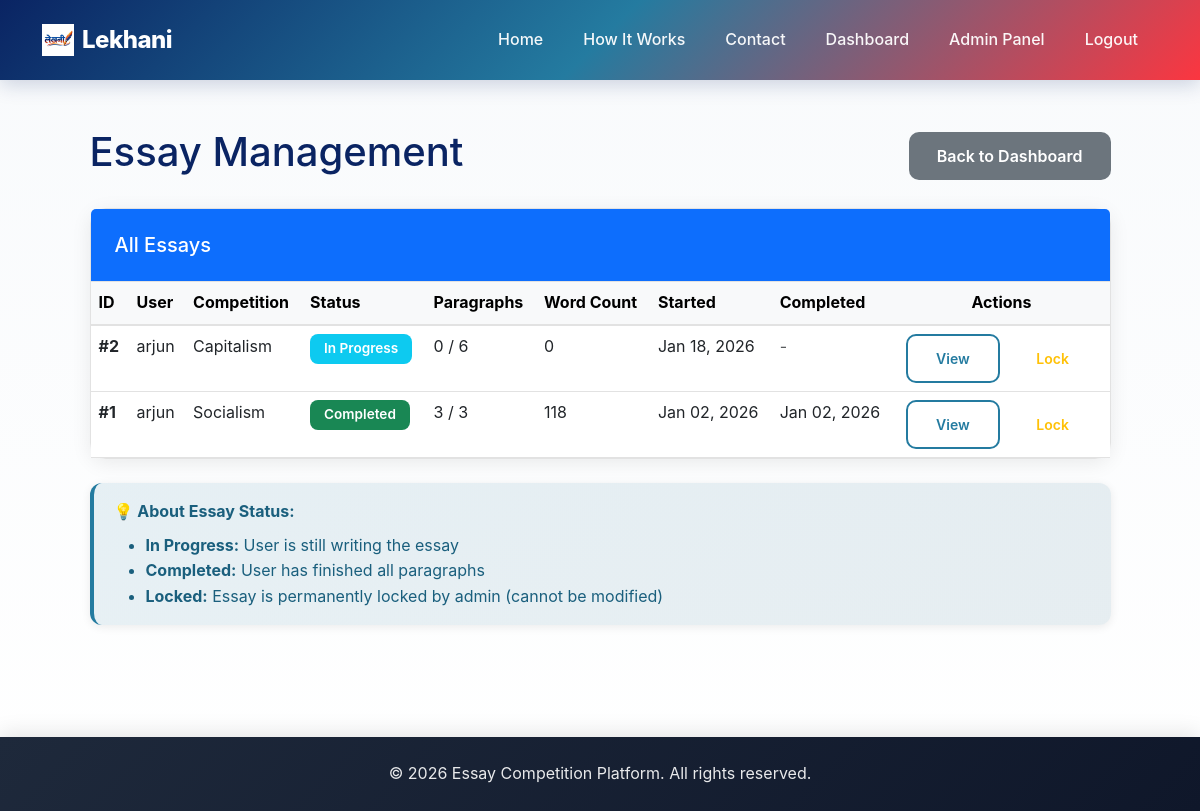
Before: /admin-panel/essays/ (signed in) with the older database file.
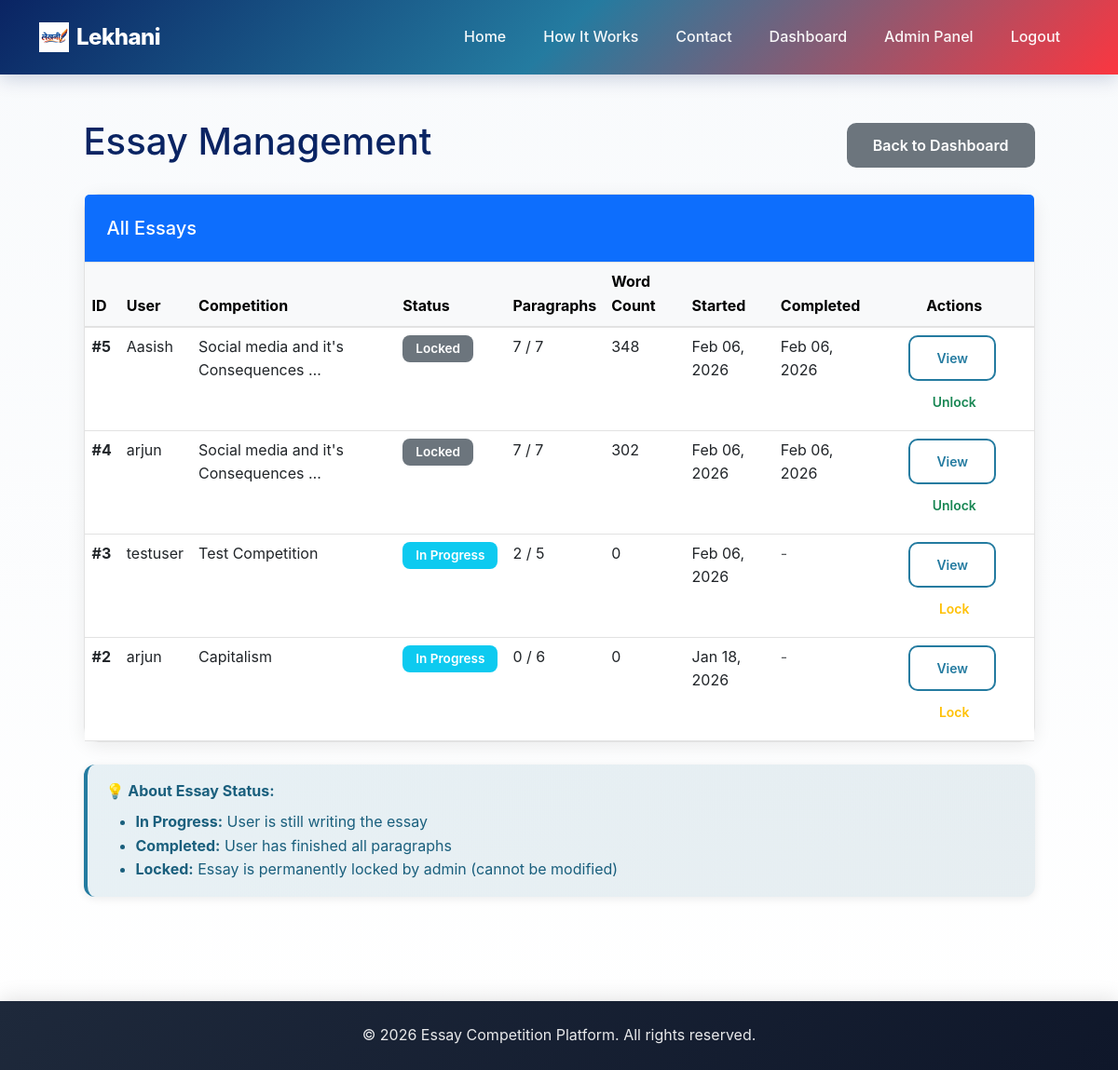
After: the same page with the newer database file.
### competition/models.py (models this page shows, shortened)
class Essay(models.Model):
    STATUS_CHOICES = [
        ('in_progress', 'In Progress'),
        ('completed', 'Completed'),
        ('locked', 'Locked'),
    ]
    user = models.ForeignKey(User, on_delete=models.CASCADE, related_name='essays')
    competition = models.ForeignKey(Competition, on_delete=models.CASCADE, related_name='essays')
    status = models.CharField(max_length=15, choices=STATUS_CHOICES, default='in_progress')
    started_at = models.DateTimeField(auto_now_add=True)
    completed_at = models.DateTimeField(null=True, blank=True)
    word_count = models.PositiveIntegerField(default=0)
    grammar_errors = models.PositiveIntegerField(default=0)
    spelling_errors = models.PositiveIntegerField(default=0)
    grammar_score = models.PositiveIntegerField(default=100)
    def current_paragraph_count(self):
        return self.paragraphs.count()
    class Meta:
        ordering = ['-started_at']
        unique_together = ['user', 'competition']
        verbose_name = 'Essay'
        verbose_name_plural = 'Essays'

class Competition(models.Model):
    title = models.CharField(max_length=200)
    description = models.TextField()
    start_date = models.DateTimeField()
    end_date = models.DateTimeField()
    max_paragraphs = models.PositiveIntegerField()
    created_at = models.DateTimeField(auto_now_add=True)
    updated_at = models.DateTimeField(auto_now=True)
    class Meta:
        ordering = ['-start_date']
        verbose_name = 'Competition'
        verbose_name_plural = 'Competitions'

### competition/views.py (the view, shortened to what this page needs)
# urls.py: path('admin-panel/essays/', views.admin_essays, name='admin_essays'),
@login_required
@admin_required
def admin_essays(request):
    essays = Essay.objects.select_related('user', 'competition').all().order_by('-started_at')
    context = {
        'essays': essays,
    }
    return render(request, 'admin_essays.html', context)

### competition/templates/admin_essays.html (shortened to what this page needs)
{% extends 'base.html' %}
{% block content %}
<div class="container my-5">
    <div class="row">
        <div class="col-lg-11 mx-auto">
            <div class="d-flex justify-content-between align-items-center mb-4">
                <h1>Essay Management</h1>
                <a href="{% url 'admin_dashboard' %}" class="btn btn-secondary">Back to Dashboard</a>
            </div>
            <div class="card">
                <div class="card-header bg-primary text-white">
                    <h5 class="mb-0">All Essays</h5>
                </div>
                <div class="card-body p-0">
                    {% if essays %}
                    <div class="table-responsive">
                        <table class="table table-hover mb-0">
                            <thead class="table-light">
                                <tr>
                                    <th>ID</th>
                                    <th>User</th>
                                    <th>Competition</th>
                                    <th>Status</th>
                                    <th>Paragraphs</th>
                                    <th>Word Count</th>
                                    <th>Started</th>
                                    <th>Completed</th>
                                    <th class="text-center">Actions</th>
                                </tr>
                            </thead>
                            <tbody>
                                {% for essay in essays %}
                                <tr>
                                    <td><strong>#{{ essay.id }}</strong></td>
                                    <td>{{ essay.user.username }}</td>
                                    <td>{{ essay.competition.title|truncatewords:5 }}</td>
                                    <td>
                                        {% if essay.status == 'in_progress' %}
                                        <span class="badge bg-info">In Progress</span>
                                        {% elif essay.status == 'completed' %}
                                        <span class="badge bg-success">Completed</span>
                                        {% elif essay.status == 'locked' %}
                                        <span class="badge bg-secondary">Locked</span>
                                        {% endif %}
                                    </td>
                                    <td>{{ essay.current_paragraph_count }} / {{ essay.competition.max_paragraphs }}
                                    </td>
                                    <td>{{ essay.word_count }}</td>
                                    <td>{{ essay.started_at|date:"M d, Y" }}</td>
                                    <td>
                                        {% if essay.completed_at %}
                                        {{ essay.completed_at|date:"M d, Y" }}
                                        {% else %}
                                        <span class="text-muted">-</span>
                                        {% endif %}
                                    </td>
                                    <td class="text-center">
                                        <a href="{% url 'essay_view' essay.id %}"
                                            class="btn btn-sm btn-outline-primary me-1">View</a>
                                        {% if essay.status != 'locked' %}
                                        <form method="post" action="{% url 'admin_essays' %}"
                                            style="display: inline-block;">
                                            <button type="submit" class="btn btn-sm btn-outline-warning"
                                                onclick="return confirm('Are you sure you want to lock this essay?')">Lock</button>
                                        </form>
                                        {% else %}
                                        <form method="post" action="{% url 'admin_essays' %}"
                                            style="display: inline-block;">
                                            <button type="submit" class="btn btn-sm btn-outline-success"
                                                onclick="return confirm('Are you sure you want to unlock this essay?')">Unlock</button>
                                        </form>
                                        {% endif %}
                                    </td>
                                </tr>
                                {% endfor %}
                            </tbody>
                        </table>
                    </div>
                    {% else %}
                    <div class="text-center py-5">
                        <p class="text-muted mb-0">No essays found.</p>
                    </div>
                    {% endif %}
                </div>
            </div>
            <div class="alert alert-info mt-4">
                <strong>💡 About Essay Status:</strong>
                <ul class="mb-0 mt-2">
                    <li><strong>In Progress:</strong> User is still writing the essay</li>
                    <li><strong>Completed:</strong> User has finished all paragraphs</li>
                    <li><strong>Locked:</strong> Essay is permanently locked by admin (cannot be modified)</li>
                </ul>
            </div>
        </div>
    </div>
</div>
{% endblock %}

### competition/templates/base.html (shortened to what this page needs)
{% load static %}
<!DOCTYPE html>
<html lang="en">
<head>
    <link href="https://cdn.jsdelivr.net/npm/bootstrap@5.3.0/dist/css/bootstrap.min.css" rel="stylesheet">
    <link rel="stylesheet" href="/static/css/style.css">
</head>
<body>
<nav class="navbar navbar-expand-lg navbar-dark bg-primary">
    <div class="container">
        <a class="navbar-brand d-flex align-items-center gap-2" href="{% url 'home' %}">
            <img src="{% static 'images/lekhani.png' %}" alt="Lekhni Logo" class="navbar-logo">
            <span>Lekhani</span>
        </a>
        <div class="collapse navbar-collapse" id="navbarNav">
            <ul class="navbar-nav ms-auto align-items-center">
                <li class="nav-item">
                    <a class="nav-link" href="{% url 'home' %}">Home</a>
                </li>
                <li class="nav-item">
                    <a class="nav-link" href="{% url 'home' %}#how-it-works">How It Works</a>
                </li>
                <li class="nav-item">
                    <a class="nav-link" href="{% url 'home' %}#contact">Contact</a>
                </li>
                {% if user.is_authenticated %}
                    <li class="nav-item">
                        <a class="nav-link" href="{% url 'dashboard' %}">Dashboard</a>
                    </li>
                    {% if user.is_staff %}
                    <li class="nav-item">
                        <a class="nav-link" href="{% url 'admin_dashboard' %}">Admin Panel</a>
                    </li>
                    {% endif %}
                    <li class="nav-item">
                        <a class="nav-link" href="{% url 'logout' %}">Logout</a>
                    </li>
                {% else %}
                    <li class="nav-item">
                        <a class="nav-link" href="{% url 'login' %}">Login</a>
                    </li>
                {% endif %}
            </ul>
        </div>
    </div>
</nav>
<main class="main-content">
    {% block content %}{% endblock %}
</main>
<footer class="footer bg-dark text-white text-center py-4 mt-5">
    <div class="container">
        <p class="mb-0">&copy; 2026 Essay Competition Platform. All rights reserved.</p>
    </div>
</footer>
</body>
</html>

### static/css/style.css (style rules this page uses)
:root { --primary-color: #247BA0; --primary-dark: #1a5f7d; --secondary-color: #FB3640; --accent-color: #0A2463; --success-color: #10b981; --danger-color: #FB3640; --warning-color: #f59e0b; --info-color: #247BA0; --light-bg: #f8fafc; --dark-text: #0A2463; --gray-text: #605F5E; --border-color: #E2E2E2; }
* { margin: 0; padding: 0; box-sizing: border-box; }
body { font-family: 'Inter', -apple-system, BlinkMacSystemFont, 'Segoe UI', Roboto, sans-serif; min-height: 100vh; display: flex; flex-direction: column; background: linear-gradient(to bottom, #f8fafc 0%, #ffffff 100%); color: var(--dark-text); line-height: 1.6; }
.main-content { flex: 1; }
.navbar { background: linear-gradient(135deg, #0A2463 0%, #247BA0 50%, #FB3640 100%) !important; box-shadow: 0 4px 20px rgba(10, 36, 99, 0.2); padding: 1rem 0; backdrop-filter: blur(10px); }
.navbar-logo { height: 32px; width: auto; }
.navbar-brand { font-weight: 800; font-size: 1.5rem; letter-spacing: -0.5px; transition: transform 0.3s ease; }
.navbar-dark .navbar-nav .nav-link { color: rgba(255, 255, 255, 0.95); transition: all 0.3s ease; font-weight: 500; padding: 0.5rem 1rem; border-radius: 8px; margin: 0 0.25rem; }
.card { border: 1px solid var(--border-color); border-radius: 16px; box-shadow: 0 4px 20px rgba(0, 0, 0, 0.08); transition: all 0.3s ease; }
.card-header { border-bottom: 1px solid var(--border-color); padding: 1.5rem; background: var(--light-bg); font-weight: 600; }
.card-body { padding: 1.5rem; }
.btn { border-radius: 10px; padding: 12px 28px; font-weight: 600; transition: all 0.3s cubic-bezier(0.4, 0, 0.2, 1); border: none; position: relative; overflow: hidden; }
.btn::before { content: ''; position: absolute; top: 50%; left: 50%; width: 0; height: 0; border-radius: 50%; background: rgba(255, 255, 255, 0.2); transform: translate(-50%, -50%); transition: width 0.6s, height 0.6s; }
.btn-outline-primary { border: 2px solid #247BA0; color: #247BA0; background: transparent; }
.badge { padding: 8px 14px; font-weight: 600; border-radius: 8px; font-size: 0.85rem; }
.alert { border-radius: 12px; border: none; padding: 1rem 1.25rem; box-shadow: 0 2px 10px rgba(0, 0, 0, 0.08); }
.alert-info { background: linear-gradient(135deg, rgba(36, 123, 160, 0.1) 0%, rgba(26, 95, 125, 0.1) 100%); color: #1a5f7d; border-left: 4px solid #247BA0; }
.footer { margin-top: auto; background: linear-gradient(135deg, #1e293b 0%, #0f172a 100%); box-shadow: 0 -4px 20px rgba(0, 0, 0, 0.1); }
.footer p { margin: 0; opacity: 0.9; }
.table { background: white; }
.table thead { background: var(--light-bg); border-bottom: 2px solid var(--border-color); }
.table tbody tr { border-bottom: 1px solid var(--border-color); }

### competition/templates/base.html (style rules this page uses)
html { scroll-behavior: smooth; }

Changed rows visible on the page:
removed Essay: id "1", user.username "arjun", competition "Socialism", status "Completed", current_paragraph_count "3", competition.max_paragraphs "3", word_count "118", started_at "Jan 02, 2026", completed_at "Jan 02, 2026"
added Essay: id "5", user.username "Aasish", competition "Social media and it's Consequences …", status "Locked", current_paragraph_count "7", competition.max_paragraphs "7", word_count "348", started_at "Feb 06, 2026", completed_at "Feb 06, 2026"
added Essay: id "4", user.username "arjun", competition "Social media and it's Consequences …", status "Locked", current_paragraph_count "7", competition.max_paragraphs "7", word_count "302", started_at "Feb 06, 2026", completed_at "Feb 06, 2026"
added Essay: id "3", user.username "testuser", competition "Test Competition", status "In Progress", current_paragraph_count "2", competition.max_paragraphs "5", word_count "0", started_at "Feb 06, 2026"
